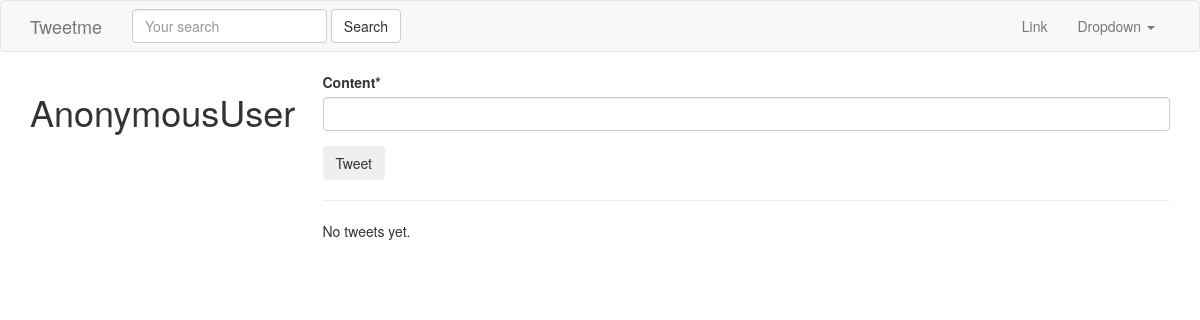
Before: / with the older database file.
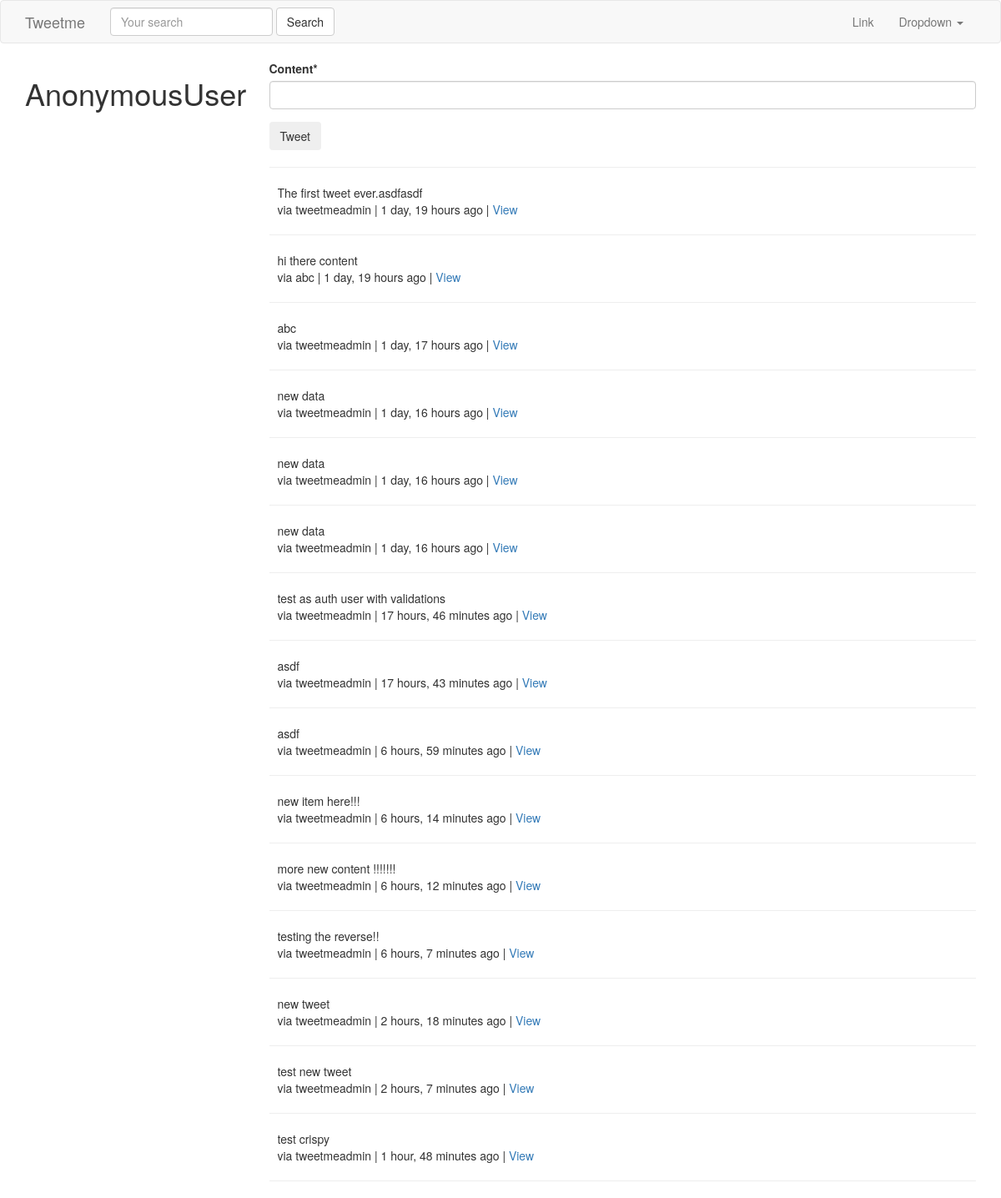
After: the same page with the newer database file.
### tweets/models.py (models this page shows, shortened)
class Tweet(models.Model):
    user        = models.ForeignKey(settings.AUTH_USER_MODEL)
    content     = models.CharField(max_length=140, validators=[validate_content])
    updated     = models.DateTimeField(auto_now=True)
    timestamp   = models.DateTimeField(auto_now_add=True)
    def get_absolute_url(self):
        return reverse("tweet:detail", kwargs={"pk":self.pk})

### tweets/views.py (the view)
# urls.py: url(r'^$', TweetListView.as_view(), name='home'),
class TweetListView(ListView):
    def get_queryset(self, *args, **kwargs):
        qs = Tweet.objects.all()
        print(self.request.GET)
        query = self.request.GET.get("q", None)
        if query is not None:
            qs = qs.filter(
                    Q(content__icontains=query) |
                    Q(user__username__icontains=query)
                    )
        return qs
    def get_context_data(self, *args, **kwargs):
        context = super(TweetListView, self).get_context_data(*args, **kwargs)
        context['create_form'] = TweetModelForm()
        context['create_url'] = reverse_lazy("tweet:create")
        return context

### tweets/forms.py
class TweetModelForm(forms.ModelForm):
    class Meta:
        model = Tweet
        fields = [
            "content"
        ]

### tweets/templates/tweets/tweet_list.html (shortened to what this page needs)
{% extends "base.html" %}
{% block content %}
    <div class="row">
        <div class="col-sm-3 col-xs-12" style=''>
            <h1>{{ request.user }}</h1>
        </div>
        <div class="col-sm-9">
            {% if not request.GET.q %}
                <div class="">
                    {% include "tweets/form.html" with form=create_form action_url=create_url btn_title="Tweet" %}
                    <hr/>
                </div>
            {% endif %}
        {% for object in object_list %}
            <div class="media">
                <div class="media-left">
                </div>
                <div class="media-body">
                    {{ object.content }}<br/>
                    via {{ object.user }} | {{ object.timestamp|timesince }} ago | <a href='{{ object.get_absolute_url }}'>View</a>
                </div>
            </div>
            <hr/>
        {% empty %}
            {% if request.GET.q %}
                <p>No Tweets found.</p>
            {% else %}
            <p>No tweets yet.</p>
            {% endif %}
        {% endfor %}
        </div>
    </div>
{% endblock content %}

### templates/base.html (shortened to what this page needs)
{% load static %}
<!DOCTYPE html>
<html lang="en">
  <head>
    <link rel="stylesheet" href="{% static 'css/bootstrap.min.css' %}">
  </head>
  <body>
    {% include "navbar.html" %}
    <div class="container">
        {% block content %}
        {% endblock content %}
    </div
  </body>
</html>

### templates/navbar.html (shortened to what this page needs)
<nav class="navbar navbar-default">
    <div class="container">
        <div class="navbar-header">
        <a class="navbar-brand" href="{% url 'home' %}">Tweetme</a>
        </div>
        {% include "tweets/search_form.html" %}
        <div class="collapse navbar-collapse" id="bs-example-navbar-collapse-1">
        <ul class="nav navbar-nav navbar-right">
            <li><a href="#">Link</a></li>
            <li class="dropdown">
            <a href="#" class="dropdown-toggle" data-toggle="dropdown" role="button" aria-haspopup="true" aria-expanded="false">Dropdown <span class="caret"></span></a>
            </li>
        </ul>
        </div>
    </div>
</nav>

### tweets/templates/tweets/search_form.html
<form class="navbar-form navbar-left" method='GET' action='{% url "tweet:list" %}'>
        <div class="form-group">
            <input class="form-control" type='text' name='q' placeholder='Your search' value='{{ request.GET.q }}'/>
            </div>
        <input class="btn btn-default" type='submit' value='Search'/>
</form>

### tweets/templates/tweets/form.html (shortened to what this page needs)
{% load crispy_forms_tags %}
<form class='form' method='POST' action="{% if action_url %}{{ action_url }}{% endif %}">
    {{ form|crispy}}
    <input class='btn btn-priamry' type="submit" value="{{ btn_title }}" />
</form>

Changed rows visible on the page:
added Tweet: content "The first tweet ever.asdfasdf", user "tweetmeadmin", timestamp "1 day, 19 hours"
added Tweet: content "hi there content", user "abc", timestamp "1 day, 19 hours"
added Tweet: content "abc", user "tweetmeadmin", timestamp "1 day, 17 hours"
added Tweet: content "new data", user "tweetmeadmin", timestamp "1 day, 16 hours"
added Tweet: content "new data", user "tweetmeadmin", timestamp "1 day, 16 hours"
added Tweet: content "new data", user "tweetmeadmin", timestamp "1 day, 16 hours"
added Tweet: content "test as auth user with validations", user "tweetmeadmin", timestamp "17 hours, 46 minutes"
added Tweet: content "asdf", user "tweetmeadmin", timestamp "17 hours, 43 minutes"
added Tweet: content "asdf", user "tweetmeadmin", timestamp "6 hours, 59 minutes"
added Tweet: content "new item here!!!", user "tweetmeadmin", timestamp "6 hours, 14 minutes"
added Tweet: content "more new content !!!!!!!", user "tweetmeadmin", timestamp "6 hours, 12 minutes"
added Tweet: content "testing the reverse!!", user "tweetmeadmin", timestamp "6 hours, 7 minutes"
added Tweet: content "new tweet", user "tweetmeadmin", timestamp "2 hours, 18 minutes"
added Tweet: content "test new tweet", user "tweetmeadmin", timestamp "2 hours, 7 minutes"
added Tweet: content "test crispy", user "tweetmeadmin", timestamp "1 hour, 48 minutes"
Other visible differences:
text no longer shown: "No tweets yet."
